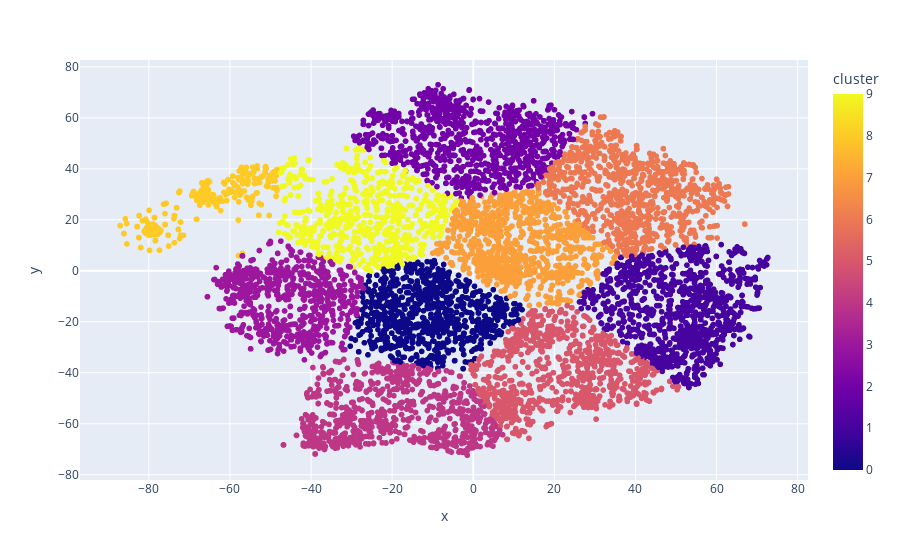

Notebook cell for this chart:
### Code cell
fig = express.scatter(tsne_df,x='x',y='y',color='cluster')
fig.show()

### Figure 1 — Plotly figure (JSON) as saved in the notebook; plotly's stock layout.template omitted (floating-point values rounded to 4 significant figures; data arrays with more than 128 entries replaced by an {"elided": "..."} marker saying what was removed)
{"data": [{"hovertemplate": "x=%{x}<br>y=%{y}<br>cluster=%{marker.color}<extra></extra>", "legendgroup": "", "marker": {"color": {"elided": "9366 int values"}, "coloraxis": "coloraxis", "symbol": "circle"}, "mode": "markers", "name": "", "showlegend": false, "type": "scattergl", "x": {"elided": "9366 float values"}, "xaxis": "x", "y": {"elided": "9366 float values"}, "yaxis": "y"}], "layout": {"coloraxis": {"colorbar": {"title": {"text": "cluster"}}, "colorscale": [[0, "#0d0887"], [0.1111, "#46039f"], [0.2222, "#7201a8"], [0.3333, "#9c179e"], [0.4444, "#bd3786"], [0.5556, "#d8576b"], [0.6667, "#ed7953"], [0.7778, "#fb9f3a"], [0.8889, "#fdca26"], [1, "#f0f921"]]}, "legend": {"tracegroupgap": 0}, "margin": {"t": 60}, "xaxis": {"anchor": "y", "domain": [0, 1], "title": {"text": "x"}}, "yaxis": {"anchor": "x", "domain": [0, 1], "title": {"text": "y"}}}}
